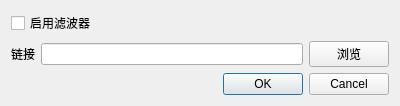
<?xml version="1.0" encoding="UTF-8"?>
<ui version="4.0">
 <class>FilterDialog</class>
 <widget class="QDialog" name="FilterDialog">
  <property name="geometry">
   <rect>
    <x>0</x>
    <y>0</y>
    <width>400</width>
    <height>103</height>
   </rect>
  </property>
  <property name="windowTitle">
   <string>Dialog</string>
  </property>
  <layout class="QVBoxLayout" name="verticalLayout">
   <item>
    <widget class="QCheckBox" name="FilterSwitch">
     <property name="text">
      <string>启用滤波器</string>
     </property>
    </widget>
   </item>
   <item>
    <layout class="QHBoxLayout" name="horizontalLayout">
     <item>
      <widget class="QLabel" name="label">
       <property name="text">
        <string>链接</string>
       </property>
      </widget>
     </item>
     <item>
      <widget class="QLineEdit" name="DLLEdit"/>
     </item>
     <item>
      <widget class="QPushButton" name="Browse">
       <property name="text">
        <string>浏览</string>
       </property>
      </widget>
     </item>
    </layout>
   </item>
   <item>
    <widget class="QDialogButtonBox" name="buttonBox">
     <property name="orientation">
      <enum>Qt::Horizontal</enum>
     </property>
     <property name="standardButtons">
      <set>QDialogButtonBox::Cancel|QDialogButtonBox::Ok</set>
     </property>
    </widget>
   </item>
  </layout>
 </widget>
 <resources/>
 <connections>
  <connection>
   <sender>buttonBox</sender>
   <signal>accepted()</signal>
   <receiver>FilterDialog</receiver>
   <slot>accept()</slot>
   <hints>
    <hint type="sourcelabel">
     <x>248</x>
     <y>254</y>
    </hint>
    <hint type="destinationlabel">
     <x>157</x>
     <y>274</y>
    </hint>
   </hints>
  </connection>
  <connection>
   <sender>buttonBox</sender>
   <signal>rejected()</signal>
   <receiver>FilterDialog</receiver>
   <slot>reject()</slot>
   <hints>
    <hint type="sourcelabel">
     <x>316</x>
     <y>260</y>
    </hint>
    <hint type="destinationlabel">
     <x>286</x>
     <y>274</y>
    </hint>
   </hints>
  </connection>
 </connections>
</ui>
